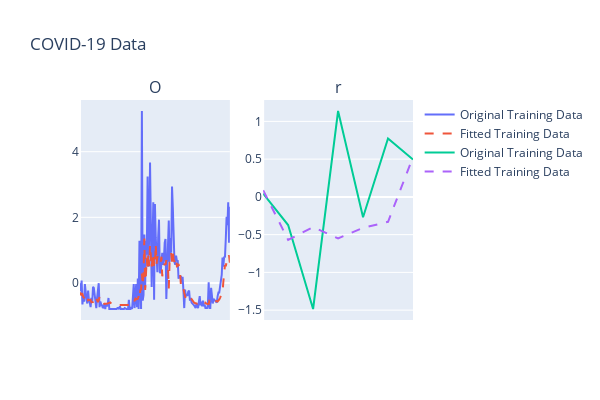

Here is the notebook cell this chart was saved with:
### Code cell
#@title visualization the result
import numpy as np
import plotly.graph_objects as go
from plotly.subplots import make_subplots

y_pred_train = model.predict(X_train_seq).reshape(-1,1)
y_pred_test = model.predict(X_test_seq).reshape(-1,1)

num_dates = len(df['Date'])
step = max(1, num_dates // 15)
display_dates = df['Date'][::step]

# Create subplots
fig = make_subplots(
    rows=1, cols=2,
    subplot_titles=("Original Training Data"),
    shared_xaxes=True
)

# Add training data traces
fig.add_trace(go.Scatter(x=np.arange(len(X_train) - sequence_length + 1), y=y_train_seq.flatten(), mode='lines', name='Original Training Data'), row=1, col=1)
fig.add_trace(go.Scatter(x=np.arange(len(X_train) - sequence_length + 1), y=y_pred_train.flatten(), mode='lines', name='Fitted Training Data', line=dict(dash='dash')), row=1, col=1)

# Add testing data traces
fig.add_trace(go.Scatter(x=np.arange(len(X_test) - sequence_length + 1), y=y_test_seq.flatten(), mode='lines', name='Original Training Data'), row=1, col=2)
fig.add_trace(go.Scatter(x=np.arange(len(X_test) - sequence_length + 1), y=y_pred_test.flatten(), mode='lines', name='Fitted Training Data', line=dict(dash='dash')), row=1, col=2)

# Update layout
fig.update_layout(
    height=400, width=600,
    title_text="COVID-19 Data",
    hovermode='x unified'
)

for i in range(1, 2):
    for j in range(1, 3):
        fig.update_xaxes(
            tickvals=display_dates,
            tickformat="%b %d\n%Y",
            tickangle=45,
            row=i, col=j
        )

# Show the plot
fig.show()

### Figure 1 — Plotly figure (JSON) as saved in the notebook; plotly's stock layout.template omitted (floating-point values rounded to 4 significant figures; data arrays with more than 128 entries replaced by an {"elided": "..."} marker saying what was removed)
{"data": [{"mode": "lines", "name": "Original Training Data", "type": "scatter", "x": {"elided": "186 int values"}, "xaxis": "x", "y": {"elided": "185 float values"}, "yaxis": "y"}, {"line": {"dash": "dash"}, "mode": "lines", "name": "Fitted Training Data", "type": "scatter", "x": {"elided": "186 int values"}, "xaxis": "x", "y": {"elided": "185 float values"}, "yaxis": "y"}, {"mode": "lines", "name": "Original Training Data", "type": "scatter", "x": [0, 1, 2, 3, 4, 5, 6, 7], "xaxis": "x2", "y": [0.04342, -0.3734, -1.485, 1.138, -0.2692, 0.7728, 0.495], "yaxis": "y2"}, {"line": {"dash": "dash"}, "mode": "lines", "name": "Fitted Training Data", "type": "scatter", "x": [0, 1, 2, 3, 4, 5, 6, 7], "xaxis": "x2", "y": [0.08917, -0.5696, -0.3991, -0.5504, -0.4108, -0.3305, 0.5272], "yaxis": "y2"}], "layout": {"annotations": [{"font": {"size": 16}, "showarrow": false, "text": "O", "x": 0.225, "xanchor": "center", "xref": "paper", "y": 1, "yanchor": "bottom", "yref": "paper"}, {"font": {"size": 16}, "showarrow": false, "text": "r", "x": 0.775, "xanchor": "center", "xref": "paper", "y": 1, "yanchor": "bottom", "yref": "paper"}], "height": 400, "hovermode": "x unified", "title": {"text": "COVID-19 Data"}, "width": 600, "xaxis": {"anchor": "y", "domain": [0, 0.45], "tickangle": 45, "tickformat": "%b %d\n%Y", "tickvals": ["2021-04-05T00:00:00", "2021-04-18T00:00:00", "2021-05-01T00:00:00", "2021-05-14T00:00:00", "2021-05-27T00:00:00", "2021-06-09T00:00:00", "2021-06-22T00:00:00", "2021-07-05T00:00:00", "2021-07-18T00:00:00", "2021-07-31T00:00:00", "2021-08-13T00:00:00", "2021-08-26T00:00:00", "2021-09-08T00:00:00", "2021-09-21T00:00:00", "2021-10-04T00:00:00", "2021-10-17T00:00:00"]}, "xaxis2": {"anchor": "y2", "domain": [0.55, 1], "tickangle": 45, "tickformat": "%b %d\n%Y", "tickvals": ["2021-04-05T00:00:00", "2021-04-18T00:00:00", "2021-05-01T00:00:00", "2021-05-14T00:00:00", "2021-05-27T00:00:00", "2021-06-09T00:00:00", "2021-06-22T00:00:00", "2021-07-05T00:00:00", "2021-07-18T00:00:00", "2021-07-31T00:00:00", "2021-08-13T00:00:00", "2021-08-26T00:00:00", "2021-09-08T00:00:00", "2021-09-21T00:00:00", "2021-10-04T00:00:00", "2021-10-17T00:00:00"]}, "yaxis": {"anchor": "x", "domain": [0, 1]}, "yaxis2": {"anchor": "x2", "domain": [0, 1]}}}
